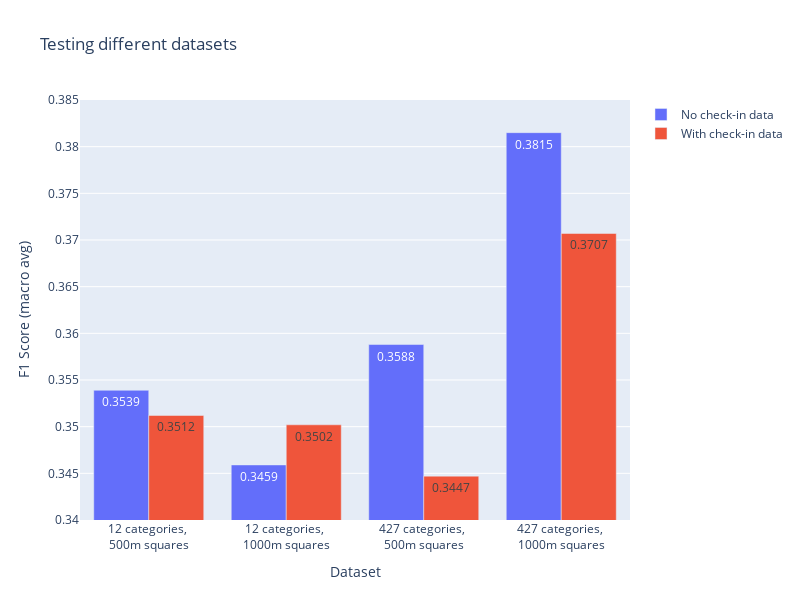

Notebook source saved alongside this figure:
### Code cell
fig = go.Figure(data=[go.Bar(
    x=data[data["name"]==name]["hidden"],
    y=data[data["name"]==name]["scores"],
    text=data[data["name"]==name]["scores"],
    name=name,
) for name in data["name"].unique()])
fig.update_layout(
    xaxis_title="Dataset",
    yaxis_title="F1 Score (macro avg)",
    title="Testing different datasets",
    # legend_title="Parameter Set",
    width=800,
    height=600,
    showlegend=True,
    yaxis_range=[0.34,0.385]
)
fig.show()

### Figure 1 — Plotly figure (JSON) as saved in the notebook; plotly's stock layout.template omitted (floating-point values rounded to 4 significant figures)
{"data": [{"name": "No check-in data", "text": [0.3539, 0.3459, 0.3588, 0.3815], "type": "bar", "x": ["12 categories, <br>500m squares", "12 categories, <br>1000m squares", "427 categories, <br>500m squares", "427 categories, <br>1000m squares"], "y": [0.3539, 0.3459, 0.3588, 0.3815]}, {"name": "With check-in data", "text": [0.3512, 0.3502, 0.3447, 0.3707], "type": "bar", "x": ["12 categories, <br>500m squares", "12 categories, <br>1000m squares", "427 categories, <br>500m squares", "427 categories, <br>1000m squares"], "y": [0.3512, 0.3502, 0.3447, 0.3707]}], "layout": {"height": 600, "showlegend": true, "title": {"text": "Testing different datasets"}, "width": 800, "xaxis": {"title": {"text": "Dataset"}}, "yaxis": {"range": [0.34, 0.385], "title": {"text": "F1 Score (macro avg)"}}}}
